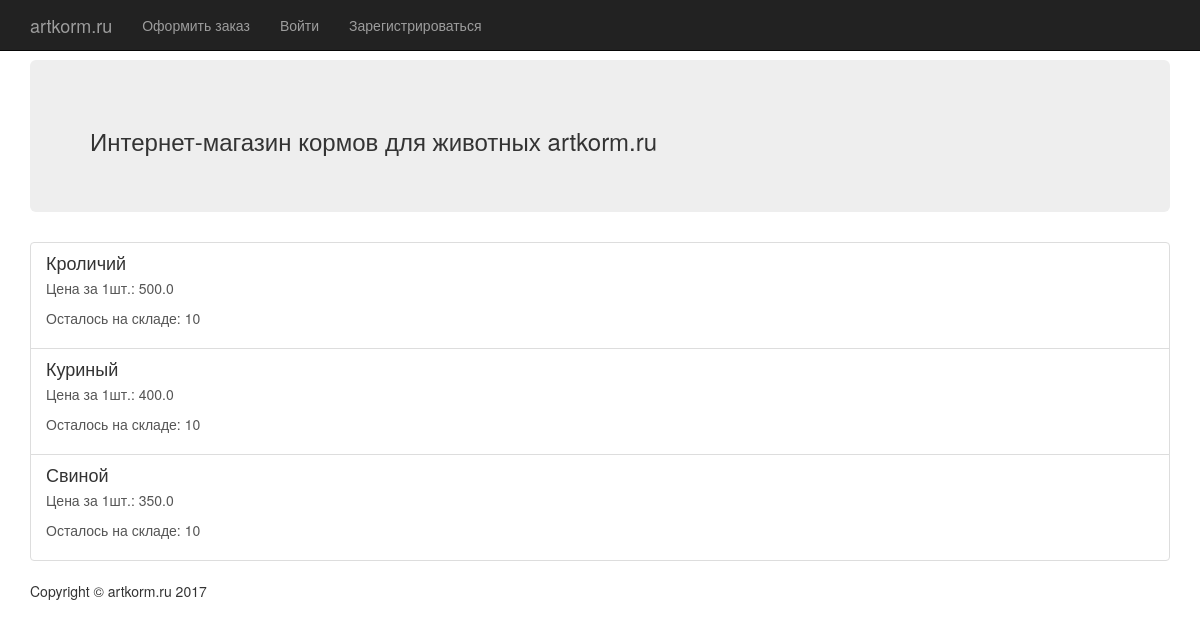
The app's page /, older data.
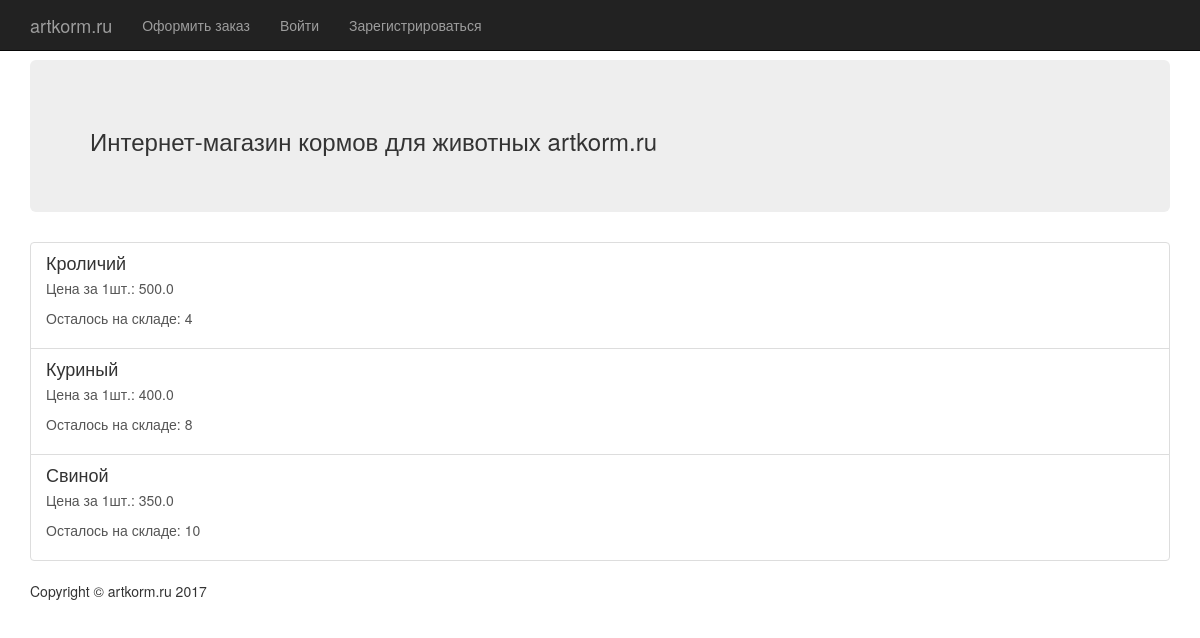
The same page, newer data.
### AnimalFeed/models.py (models this page shows, shortened)
class Commodity(models.Model):
    commodity_name = models.CharField(max_length=200)
    commodity_info = models.TextField()
    remained_count = models.IntegerField(default=0)
    cost_per_item = models.FloatField()

### AnimalFeed/views.py (the view, shortened to what this page needs)
# urls.py: url(r'^$', views.IndexView.as_view(), name='index'),
class IndexView(generic.ListView):
    template_name = 'AnimalFeed/index.html'
    def get_context_data(self, **kwargs):
        context = dict()
        context['commodities'] = self.get_queryset()
        return context
    def get_queryset(self):
        return Commodity.objects.order_by('commodity_name')

### AnimalFeed/templates/AnimalFeed/index.html (shortened to what this page needs)
{% extends 'AnimalFeed/base.html' %}
{% block content %}
    <header class="jumbotron hero-spacer">
        <h3>Интернет-магазин кормов для животных artkorm.ru</h3>
    </header>
    <div class="list-group">
        {% for c in commodities %}
        <a href="{{ c.id }}" class="list-group-item">
            <h4 class="list-group-item-heading">{{c.commodity_name}}</h4>
            <p>Цена за 1шт.: {{ c.cost_per_item }}</p>
            <p>Осталось на складе: {{ c.remained_count }}</p>
        </a>
        {% endfor %}
    </div>
{% endblock %}

Row changes from the older to the newer data that the page shows:
changed Commodity "Кроличий": remained_count "10" → "4"
changed Commodity "Куриный": remained_count "10" → "8"
